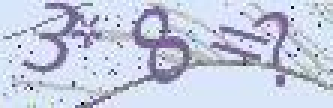
#> input picture python/src/ocr/testdata/WechatIMG401.jpg, 111 x 36 px (shown 3 times larger)
$ python -i ocr.py   (imports and definitions only)
#> lines starting #> are read from the running program, lines starting #| are printed output that depends on the picture; after the words box and inside, x2 and y2 are one past the last pixel; in counts of white or black regions, pixels touching at a corner belong together
import os
from collections import defaultdict

import pytesseract
from PIL import Image

# tesseract.exe所在的文件路径
# pytesseract.pytesseract.tesseract_cmd = (
#     'C://Program Files (x86)/Tesseract-OCR/tesseract.exe'
# )


# 获取图片中像素点数量最多的像素
def get_threshold(image):
    pixel_dict = defaultdict(int)

    # 像素及该像素出现次数的字典
    rows, cols = image.size
    for i in range(rows):
        for j in range(cols):
            pixel = image.getpixel((i, j))
            pixel_dict[pixel] += 1

    count_max = max(pixel_dict.values())  # 获取像素出现出多的次数
    pixel_dict_reverse = {v: k for k, v in pixel_dict.items()}
    threshold = pixel_dict_reverse[count_max]  # 获取出现次数最多的像素点

    return threshold


# 按照阈值进行二值化处理
# threshold: 像素阈值
def get_bin_table(threshold):
    # 获取灰度转二值的映射table
    table = []
    for i in range(256):
        rate = 0.1  # 在threshold的适当范围内进行处理
        if threshold * (1 - rate) <= i <= threshold * (1 + rate):
            table.append(1)
        else:
            table.append(0)
    return table


# 去掉二值化处理后的图片中的噪声点
def cut_noise(image):
    rows, cols = image.size  # 图片的宽度和高度
    change_pos = []  # 记录噪声点位置

    # 遍历图片中的每个点，除掉边缘
    for i in range(1, rows - 1):
        for j in range(1, cols - 1):
            # pixel_set用来记录该店附近的黑色像素的数量
            pixel_set = []
            # 取该点的邻域为以该点为中心的九宫格
            for m in range(i - 1, i + 2):
                for n in range(j - 1, j + 2):
                    if image.getpixel((m, n)) != 1:  # 1为白色,0位黑色
                        pixel_set.append(image.getpixel((m, n)))

            # 如果该位置的九宫内的黑色数量小于等于4，则判断为噪声
            if len(pixel_set) <= 6:
                change_pos.append((i, j))

    # 对相应位置进行像素修改，将噪声处的像素置为1（白色）
    for pos in change_pos:
        image.putpixel(pos, 1)

    return image  # 返回修改后的图片


# 识别图片中的数字加字母
# 传入参数为图片路径，返回结果为：识别结果
def OCR_lmj(img_path):
#> called with img_path = 'testdata/WechatIMG401.jpg'
    image = Image.open(img_path)  # 打开图片文件
#> image is the input picture: PIL image 111x36 RGB; mean R, G, B 196.9, 203.7, 223
    imgry = image.convert('L')  # 转化为灰度图
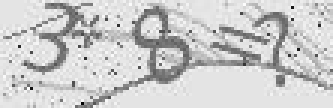
#> imgry: PIL image 111x36 L (shown 3 times larger); min 2, max 253, mean 203.9
    imgry.save('/Users/my/github/inspireso/docs/python/src/tou/img_gray1.jpg')

    # 获取图片中的出现次数最多的像素，即为该图片的背景
    max_pixel = get_threshold(imgry)
#> after the loop in get_threshold, `for i in range(rows):`: pixel_dict = 184 items
#> in get_threshold, `count_max = max(pixel_dict.values())`: count_max = 656
#> in get_threshold, `pixel_dict_reverse = {v: k for k, v in pixel_dict.items()}`: pixel_dict_reverse = 52 items
#> in get_threshold, `threshold = pixel_dict_reverse[count_max]`: threshold = 228
#> max_pixel = 228

    # 将图片进行二值化处理
    table = get_bin_table(threshold=max_pixel)
#> after the loop in get_bin_table, `for i in range(256):`: table = 256 values, max 1 at index 206, min 0 at index 0, mean 0.176
    out = imgry.point(table, '1')
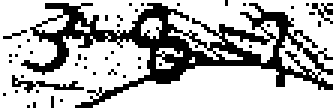
#> out: PIL image 111x36 1 (shown 3 times larger); 71.3% white; black in thin lines or dots
    out.save('/Users/my/github/inspireso/docs/python/src/tou/img_gray2.jpg')

    # 去掉图片中的噪声（孤立点）
    out = cut_noise(out)
#> after the loop in cut_noise, `for i in range(1, rows - 1):`: change_pos = 3211 pairs, first value 1 to 109, second value 1 to 34
#> the loop in cut_noise, `for pos in change_pos:` made 3211 passes
#> pos on passes 1 to 3: (1, 1), (1, 2), (1, 3)
#> after the loop in cut_noise, `for pos in change_pos:`:
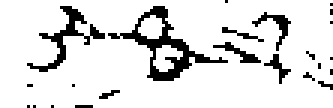
#> image: PIL image 111x36 1 (shown 3 times larger); 87.3% white; black in thin lines or dots

    # 保存图片
    out.save('/Users/my/github/inspireso/docs/python/src/tou/img_gray3.jpg')

    # 仅识别图片中的数字
    # text = pytesseract.image_to_string(out, config='digits')
    # 识别图片中的数字和字母
#> (the run stopped early here; a loop or call above may not have finished)

$ run again, on python/src/ocr/testdata/WechatIMG402.jpg
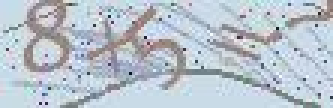
#> input picture python/src/ocr/testdata/WechatIMG402.jpg, 111 x 36 px (shown 3 times larger)
#> in OCR_lmj, image is the input picture: PIL image 111x36 RGB; mean R, G, B 185.7, 195.5, 205.5
#> after the loop in get_threshold, `for i in range(rows):`: pixel_dict = 171 items
#> count_max = 389
#> pixel_dict_reverse = 51 items
#> threshold = 215
#> after the loop in get_bin_table, `for i in range(256):`: table = 256 values, max 1 at index 194, min 0 at index 0, mean 0.168
#> in OCR_lmj, `out = imgry.point(table, '1')`:
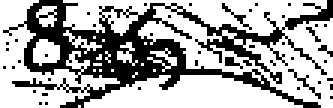
#> out: PIL image 111x36 1 (shown 3 times larger); 65.8% white; black in thin lines or dots
#> after the loop in cut_noise, `for i in range(1, rows - 1):`: change_pos = 3102 pairs, first value 1 to 109, second value 1 to 34
#> the loop in cut_noise, `for pos in change_pos:` made 3102 passes
#> pos on passes 1 to 3: (1, 1), (1, 2), (1, 3)
#> after the loop in cut_noise, `for pos in change_pos:`:
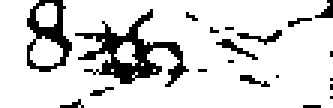
#> image: PIL image 111x36 1 (shown 3 times larger); 84.6% white; black in thin lines or dots

$ run again, on python/src/ocr/testdata/bilingual.png
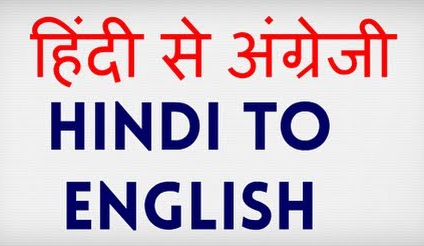
#> input picture python/src/ocr/testdata/bilingual.png, 424 x 246 px
#> in OCR_lmj, image is the input picture: PIL image 424x246 RGB; mean R, G, B 209.5, 194.8, 205.4
#> after the loop in get_threshold, `for i in range(rows):`: pixel_dict = 250 items
#> count_max = 11085
#> pixel_dict_reverse = 142 items
#> threshold = 240
#> after the loop in get_bin_table, `for i in range(256):`: table = 256 values from 0 to 1
#> in OCR_lmj, `out = imgry.point(table, '1')`:
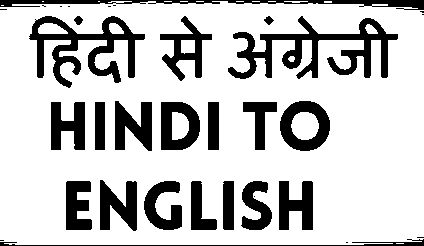
#> out: PIL image 424x246 1; 77.3% white; 33 black regions (12 under 20 px), largest, box (x1, y1, x2, y2) and area: (228, 16, 398, 79) 3687, (29, 16, 145, 88) 3043, (0, 0, 424, 10) 1670
#> after the loop in cut_noise, `for i in range(1, rows - 1):`: change_pos = 85151 items
#> the loop in cut_noise, `for pos in change_pos:` made 85151 passes
#> pos on passes 1 to 3: (1, 6), (1, 7), (1, 8)
#> after the loop in cut_noise, `for pos in change_pos:`:
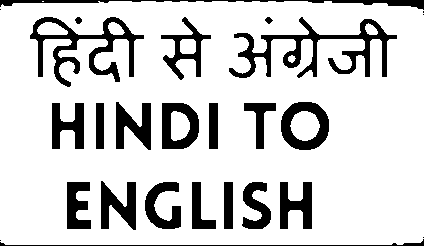
#> image: PIL image 424x246 1; 82.1% white; 26 black regions (5 under 20 px), largest, box (x1, y1, x2, y2) and area: (229, 17, 397, 78) 2792, (30, 17, 144, 87) 2345, (281, 102, 329, 150) 1203

$ run again, on python/src/ocr/testdata/image.png
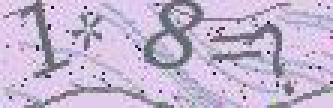
#> input picture python/src/ocr/testdata/image.png, 111 x 36 px (shown 3 times larger)
#> in OCR_lmj, image is the input picture: PIL image 111x36 RGB; mean R, G, B 196.2, 182.5, 208.9
#> after the loop in get_threshold, `for i in range(rows):`: pixel_dict = 192 items
#> count_max = 208
#> pixel_dict_reverse = 58 items
#> threshold = 213
#> after the loop in get_bin_table, `for i in range(256):`: table = 256 values, max 1 at index 192, min 0 at index 0, mean 0.168
#> in OCR_lmj, `out = imgry.point(table, '1')`:
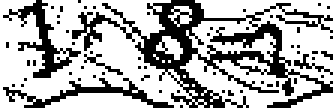
#> out: PIL image 111x36 1 (shown 3 times larger); 67.7% white; black in thin lines or dots
#> after the loop in cut_noise, `for i in range(1, rows - 1):`: change_pos = 3263 pairs, first value 1 to 109, second value 1 to 34
#> the loop in cut_noise, `for pos in change_pos:` made 3263 passes
#> pos on passes 1 to 3: (1, 1), (1, 2), (1, 3)
#> after the loop in cut_noise, `for pos in change_pos:`:
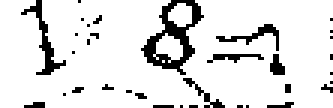
#> image: PIL image 111x36 1 (shown 3 times larger); 87.9% white; black in thin lines or dots
